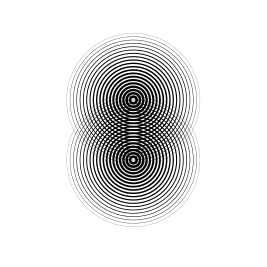

Here is the Python script that generated this plot:
import cairo,math

with cairo.SVGSurface("DoubleSlit.svg", 200, 200) as surface:
    context = cairo.Context(surface)

    # Adding black background
    context.rectangle(0, 0, 200, 200)
    context.set_source_rgb(255, 255, 255)
    context.fill()

    # First group of circles
    context.set_source_rgb(0, 0, 0)
    for i in range(0, 30):
        context.set_line_width(0.1+(i/10))
        context.arc(100, 75, 50-(2.5*i), 0, 2*math.pi)
        context.stroke()

    # Second group of circles
    context.set_source_rgb(0, 0, 0)
    for i in range(0, 30):
        context.set_line_width(0.1+(i/10))
        context.arc(100, 120, 50-(2.5*i), 0, 2 * math.pi)
        context.stroke()
